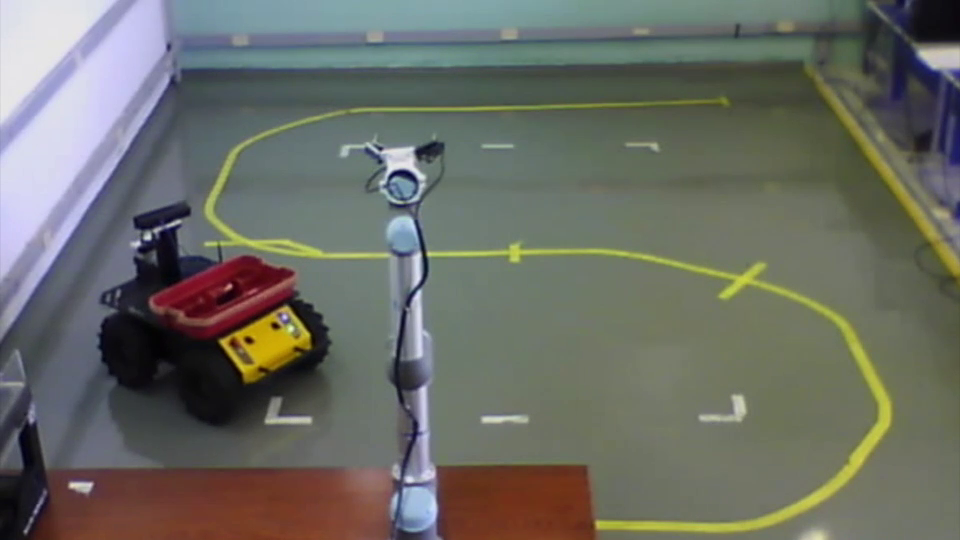
#> input picture Trabalho/frame.png, 960 x 540 px, given in place of Video1_husky.mp4, which was not available
$ jupyter execute final-project.ipynb   (shell and % lines are left out)
#> lines starting #> are read from the running program, lines starting #| are printed output that depends on the picture; after the words box and inside, x2 and y2 are one past the last pixel; in counts of white or black regions, pixels touching at a corner belong together; pictures that were not available may be replaced by others from this repository, and a replacement may not be noted
[cell 1]
import cv2 as cv
import numpy as np

[cell 2]
def follow_husky(input, name, outpath):
#> called with input = 'Video1_husky.mp4', name = 'husky1', outpath = 'output/'
    cap = cv.VideoCapture(input)

    #motion detection e background subtraction
    background_remover = cv.createBackgroundSubtractorKNN(detectShadows=True)

    frames = []
    max_cnts = []
    path = []

    while(cap.isOpened()):
        ret, frame = cap.read()
#> frame is the input picture: shape (540, 960, 3); mean B, G, R 100.9, 108.7, 106.9

        if frame is None:
            break

        result = frame.copy()
        image = cv.cvtColor(frame, cv.COLOR_BGR2HSV)
#> image: shape (540, 960, 3); mean H, S, V 66.8, 57, 118.4

        lower_red = np.array([165,30,20])
        upper_red = np.array([189,255,255])

        #filtro de cores
        mask = cv.inRange(image, lower_red, upper_red)
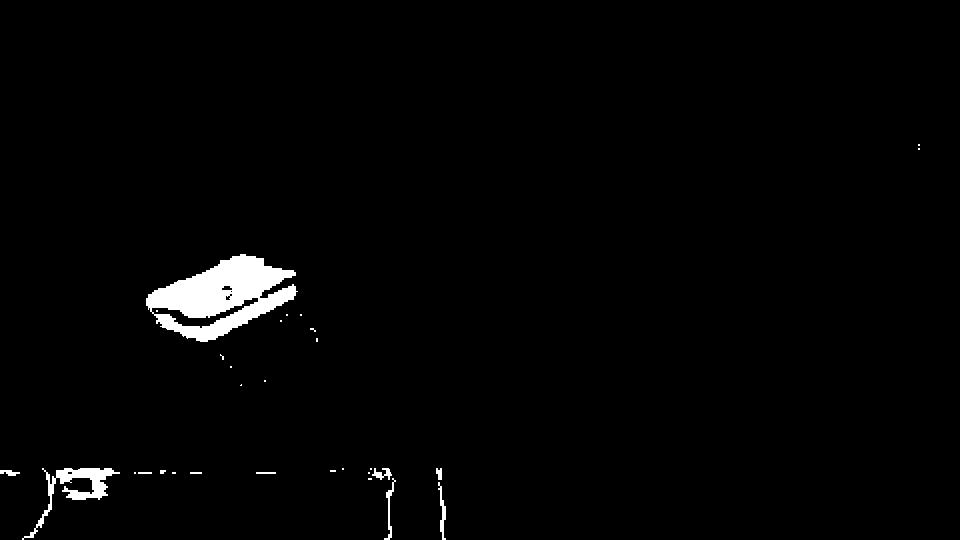
#> mask: shape (540, 960); 1.8% white; 30 white regions (19 under 20 px)
        red_area = cv.bitwise_and(result, result, mask=mask)
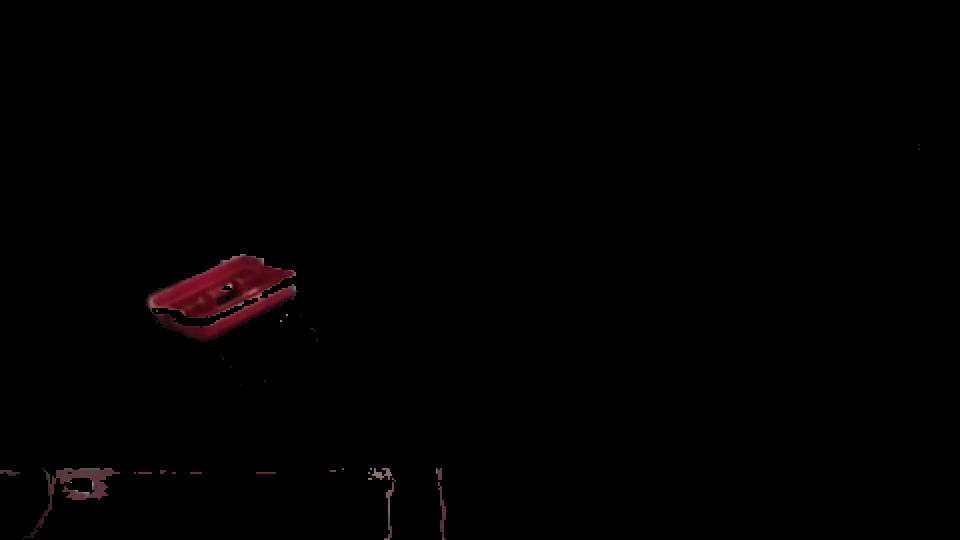
#> red_area: shape (540, 960, 3); mean B, G, R 0.8, 0.6, 1.6

        #blur para reduzir ruido
        frame = cv.GaussianBlur(frame, (5, 5), 0)

        #background subtraction e suavização com o operador morfológico da máscara resultante
        mask = background_remover.apply(red_area)
#> mask: shape (540, 960); every value is 255
        _, mask = cv.threshold(mask, 254, 255, cv.THRESH_BINARY)
        mask = cv.morphologyEx(mask, cv.MORPH_OPEN, np.ones((3,3),np.uint8))

        #blobs resultantes
        contours, _ = cv.findContours(mask, cv.RETR_TREE, cv.CHAIN_APPROX_NONE)
#> contours = 1 contour; box (x1, y1, x2, y2) and area: (0, 0, 960, 540) 516901

        #seleciona apenas o maior blob válido e desenhamos uma elipse sobre ele
        max_cnt = [0, 0]
        for cnt in contours:
            area = cv.contourArea(cnt)
            if area > 800 and len(cnt) >= 5:
                if area > max_cnt[0]:
                    max_cnt = [area, cnt]
#> this loop made 1 pass
#> area on pass 1: 516901
#> after the loop, max_cnt = 2 items, first 2: 516901, contour of 2996 points, box (x1, y1, x2, y2) (0, 0, 960, 540), area 516901

        if max_cnt[0] != 0:
            elipse = cv.fitEllipse(max_cnt[1])
#> elipse = ((479.5, 269.5), (618, 1184.7), 90)
            path.append([int(elipse[0][0]), int(elipse[0][1])])
            cv.ellipse(frame, elipse, (0, 255, 0), 2)
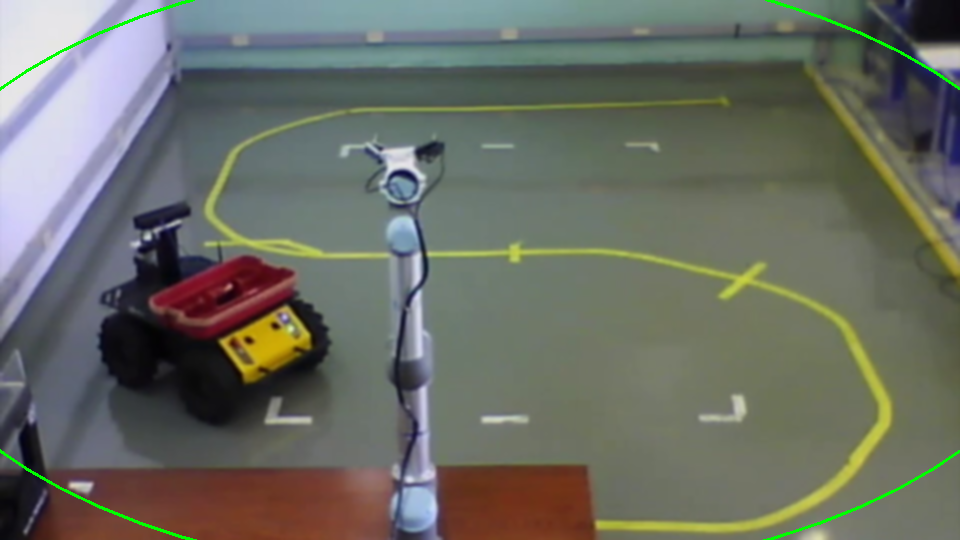
#> frame: shape (540, 960, 3); mean B, G, R 100.3, 109.4, 106.3

        #caminho percorrido pelo blob
        for point in path:
            cv.circle(frame, (point[0], point[1]), 2, (255, 255, 255))
#> this loop made 1 pass
#> point on pass 1: [479, 269]
#> frame: shape (540, 960, 3); under 0.01% of pixels changed, all inside (x1, y1, x2, y2) = (477, 267, 482, 272)

        #salva os frames e os blobs
        if ret == True:
            frames.append(frame)
            max_cnts.append(max_cnt)

        # [6 lines of commented-out code are left out]

    cap.release()
    cv.destroyAllWindows()

    #salva os frames como video
    img = frames[5].copy()
    fourcc = cv.VideoWriter_fourcc(*'XVID')
    out = cv.VideoWriter(outpath + name + '.avi', fourcc, 20.0, (frames[0].shape[1], frames[0].shape[0]))
    for frame in frames:
        out.write(frame)
    out.release()

    #gera a imagem u,v e orientação
    step = 3
    colors = [(255, 0, 0), (0, 255, 0), (0, 0, 255)]
    c_inc = 0
    for i in range(10, len(path)-10, step):
        u = path[i][0] - path[i-step][0]
        v = path[i][1] - path[i-step][1]
        orientation = np.arctan2(v, u)
        #check if length of line is too large (outlier => pescoço)
        if np.sqrt(u**2 + v**2) > 50:
            continue

        cv.arrowedLine(img, (path[i-step][0], path[i-step][1]), (path[i][0], path[i][1]), colors[c_inc%3], 1, tipLength=0.8)
        c_inc += 1

    cv.imwrite(outpath + name + '.png', img)
    return
